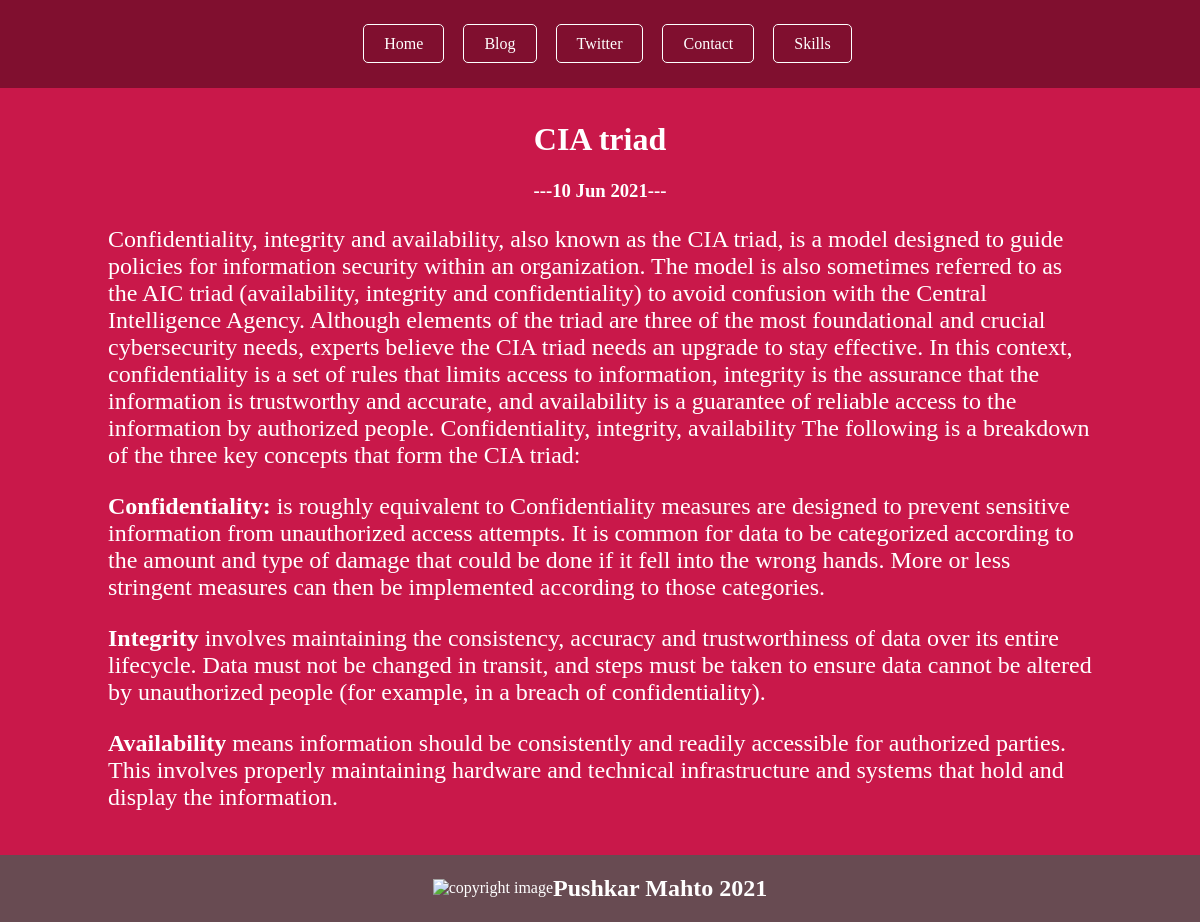
The app's page /blog/4/ with its own data.
### blog/models.py (models this page shows, shortened)
class Blog(models.Model):
    title = models.CharField(max_length=180)
    date = models.DateField()
    description = models.TextField()

### blog/views.py (the view)
# urls.py: path('<int:blog_id>/', views.detail, name = 'detail'),
def detail(request, blog_id):
    blog = get_object_or_404(Blog, pk=blog_id)
    return render(request, 'blog/detail.html', {'blog':blog})

### blog/templates/blog/detail.html
{% extends "base/base.html" %}
{% block content %}
<div class="blog">
    <h1 class="cent">{{ blog.title }}</h1>
    <h3 class="cent">---{{ blog.date|date:'d M Y' }}---</h3>
    <p>{{ blog.description|safe }}</p>
</div>
{% endblock %}

### static/css/style.css (style rules this page uses)
body { margin: 0; background-color: #c9184a; }
.blog { padding-left: 20px; padding-right: 20px; padding-top: 20px; padding-bottom: 20px; color: white; }
.cent { text-align: center; color: white; }
p { font-size: 24px; font-family: font-family: 'Raleway', sans-serif !important; }

### records on screen
Blog: title "CIA triad", date "10 Jun 2021", description "Confidentiality, integrity and availability, also known as the CIA triad, is a model designed to guide policies for information security within an organization. The model is also sometimes referred to as the AIC triad (availability, integrity and confidentiality) to avoid confusion with the Central Intelligence Agency. Although elements of the triad are three of the most foundational and crucial cybersecurity needs, experts believe the CIA triad needs an upgrade to stay effective. In this context, confidentiality is a set of rules that limits access to information, integrity is the assurance that the information is trustworthy and accurate, and availability is a guarantee of reliable access…"
